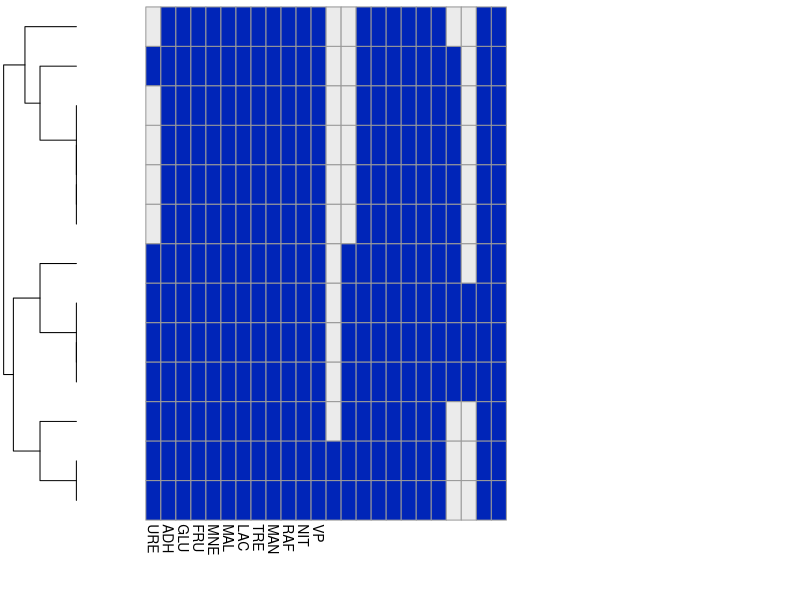

Write R code to recreate this figure. (Note: this script raises an error after producing the figure.)
library(RColorBrewer)
library(pheatmap)
library(dplyr)
library(ggplot2)

# Api 50 & Staph 32 select--------------------------------------------------------------------------------------------------------------------------------------------------------------------------------------

dat <- read.delim('api50.txt', sep='\t', header=TRUE, check.names = FALSE) 
dat <- read.delim('staph32.txt', sep='\t', header=TRUE, check.names = FALSE) 


anno <- select(dat, c('Status', 'id','Site','Species', 'Strain', 'Patient_ID')) %>% unique()
row.names(anno) <- anno$id
anno <- select(anno, -c(id,Strain))

Species_color <- c('#4472C4','#ED7D31')
names(Species_color) <- c('S.aureus','S.epidermidis')

Site_color <- c('#BAF03D', '#F5BC47', '#DE5D4B', '#B747F5', '#4490EB', '#5FEBBD')
names(Site_color) <- c('Nose', 	'Unknown', 	'Skin lesion', 	'Skin control AC', 	'Skin lesional hand', 	'Skin')

Status_color <- c('#FFC000', '#70AD47', '#292826')
names(Status_color) <- c('AD','HE', 'Unknown')

patient_color <- rainbow(22)
names(patient_color) <- anno$Patient_ID %>% unique

ann_clr <- list(Status = Status_color, Patient_ID = patient_color, Species=Species_color, Site=Site_color)

# Api50 for 48hr and Staph32 for 48hr filtering--------------------------------------------------------------------------------------------------------------------

main_dat_24_48 <- dat %>% filter(Time=='48h')
strain_24_48 <- main_dat_24_48$Strain
id_24_48 <- main_dat_24_48$id
Time_24_48 <- main_dat_24_48$Time
main_dat_24_48 <- select(main_dat_24_48, -c(Strain, Species, Time, id,Patient_ID, Site, Status)) %>% apply(2,as.numeric) %>% as.data.frame()
row.names(main_dat_24_48) <- id_24_48
main_dat_24_48 <- main_dat_24_48[,which(apply(main_dat_24_48,2,sum)>0)]


pheatmap(main_dat_24_48,
         labels_row = strain_24_48,
         fontsize_row = 12,
         annotation_row = anno,
         annotation_colors = ann_clr, 
         annotation_legend=TRUE,
         color=colorRampPalette(c("#EBEBEB", "#05d5e8", "#0025b8"))(3),
         cluster_row = TRUE,
         cluster_cols = FALSE)


# Staph 32 for 48hr and Staph32 for 24hr filtering-----------------------------------------------------------------------------------------------------------

main_dat_24_48 <- dat %>% filter(Time=='24h')
strain_24_48 <- main_dat_24_48$Strain
id_24_48 <- main_dat_24_48$id
Time_24_48 <- main_dat_24_48$Time
main_dat_24_48 <- select(main_dat_24_48, -c(Strain, Species, Time, id,Patient_ID, Site, Status)) %>% apply(2,as.numeric) %>% as.data.frame()
row.names(main_dat_24_48) <- id_24_48
main_dat_24_48 <- main_dat_24_48[,which(apply(main_dat_24_48,2,sum)>0)]


pheatmap(main_dat_24_48,
         labels_row = strain_24_48,
         fontsize_row = 12,
         annotation_row = anno,
         annotation_colors = ann_clr, 
         annotation_legend=TRUE,
         color=colorRampPalette(c("#EBEBEB", "#05d5e8", "#0025b8"))(3),
         cluster_row = TRUE,
         cluster_cols = FALSE)
